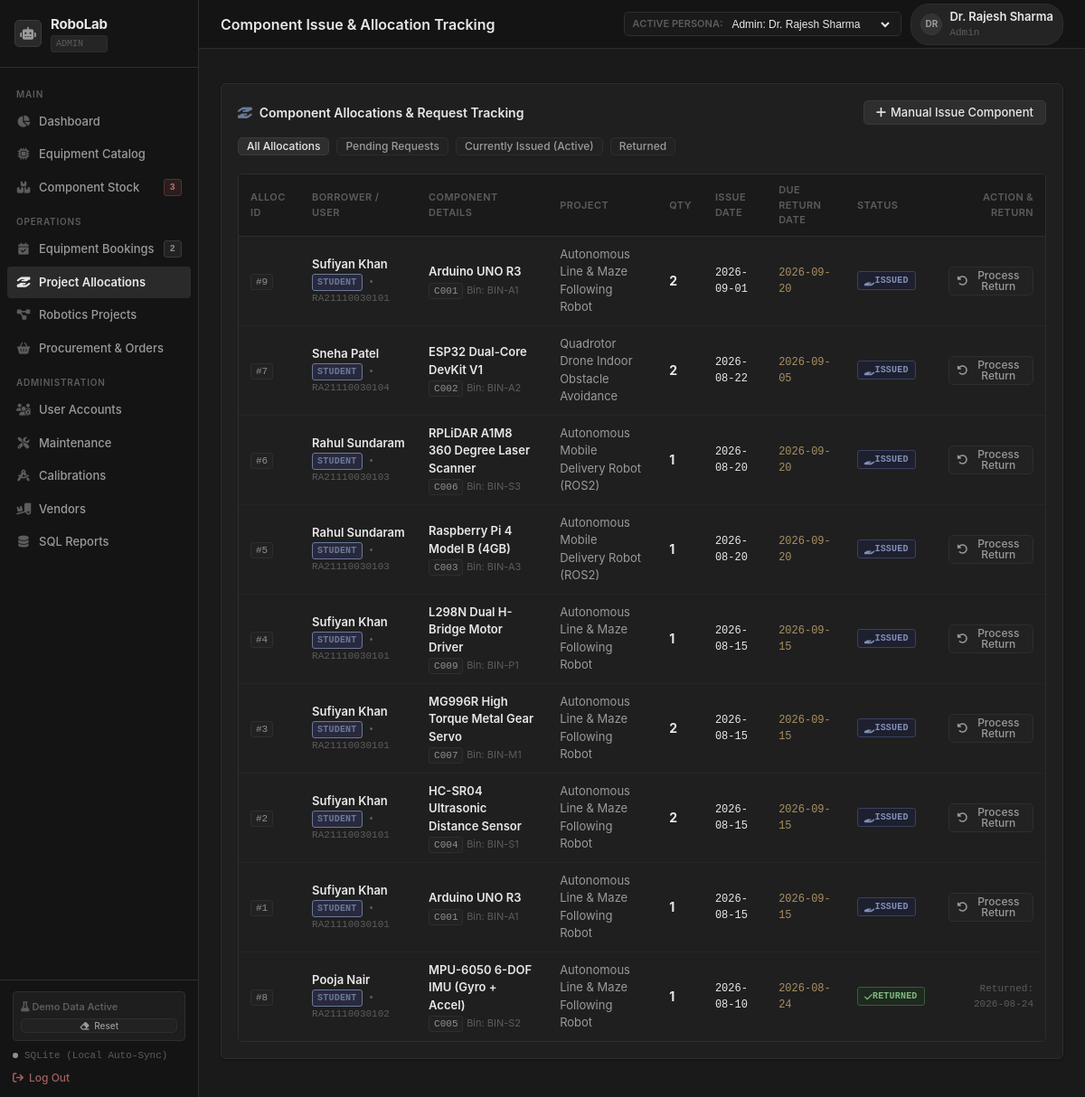
The app's page /allocations, older data.
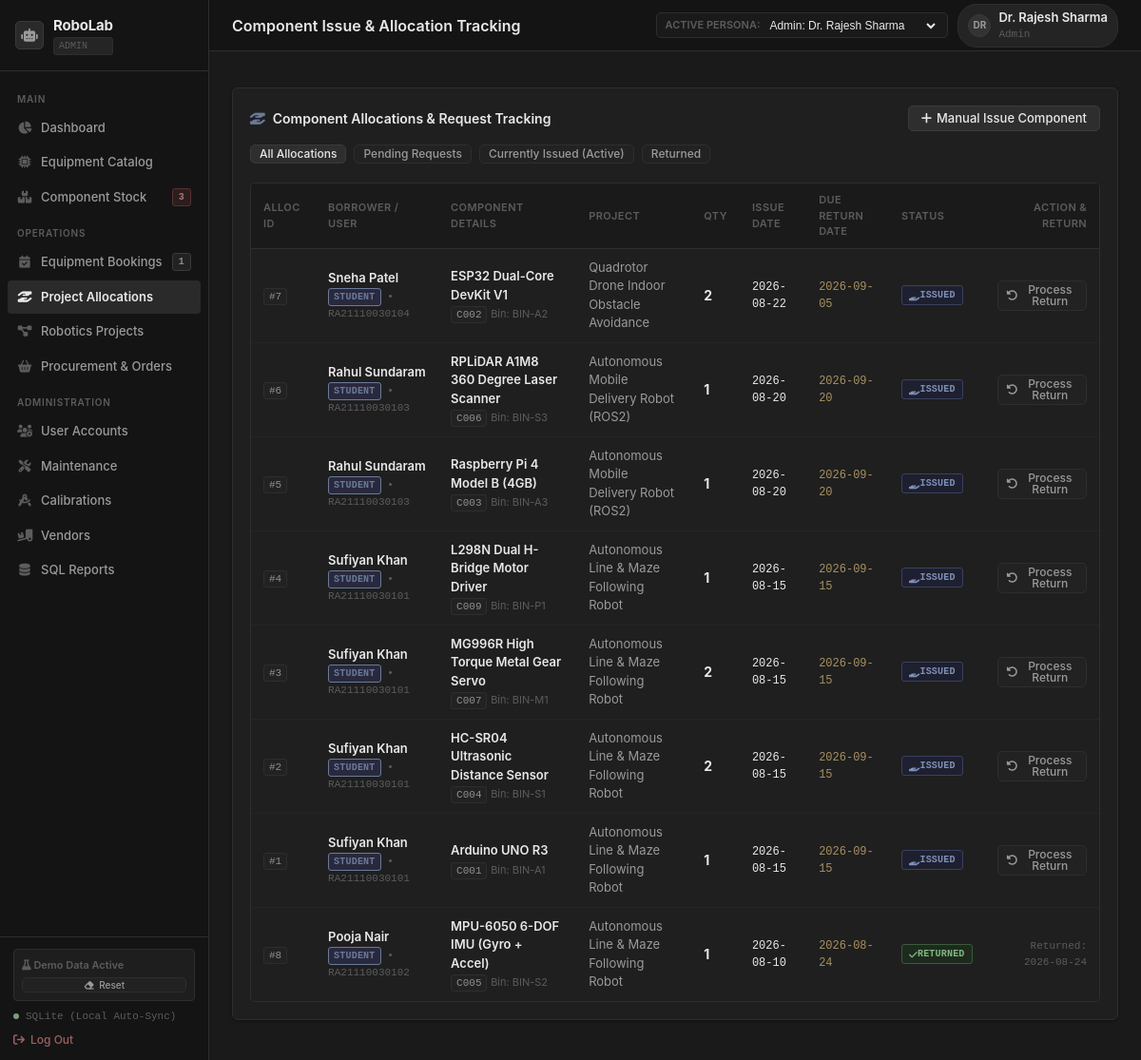
The same page, newer data.
### tables this page shows
CREATE TABLE EQUIPMENT_ALLOCATION (
    allocation_id INTEGER PRIMARY KEY AUTOINCREMENT,
    component_id TEXT NOT NULL,
    user_id INTEGER NOT NULL,
    project_id INTEGER NOT NULL,
    quantity INTEGER NOT NULL CHECK (quantity > 0),
    issue_date TEXT NOT NULL,
    expected_return_date TEXT NOT NULL,
    actual_return_date TEXT,
    status TEXT CHECK(status IN ('Issued', 'Returned', 'Partially Returned', 'Overdue', 'Lost')) DEFAULT 'Issued',
    remarks TEXT,
    created_at DATETIME DEFAULT CURRENT_TIMESTAMP,
    FOREIGN KEY (component_id) REFERENCES COMPONENTS(component_id),
    FOREIGN KEY (user_id) REFERENCES USERS(user_id),
    FOREIGN KEY (project_id) REFERENCES PROJECTS(project_id)
);

CREATE TABLE USERS (
    user_id INTEGER PRIMARY KEY AUTOINCREMENT,
    role_id INTEGER NOT NULL,
    full_name TEXT NOT NULL,
    email TEXT NOT NULL UNIQUE,
    password_hash TEXT DEFAULT 'pbkdf2:sha256:default_hash',
    roll_number TEXT UNIQUE,
    phone TEXT,
    department TEXT DEFAULT 'Robotics & Automation',
    created_at DATETIME DEFAULT CURRENT_TIMESTAMP,
    FOREIGN KEY (role_id) REFERENCES ROLES(role_id)
);

CREATE TABLE ROLES (
    role_id INTEGER PRIMARY KEY AUTOINCREMENT,
    role_name TEXT NOT NULL UNIQUE,
    description TEXT,
    created_at DATETIME DEFAULT CURRENT_TIMESTAMP
);

CREATE TABLE COMPONENTS (
    component_id TEXT PRIMARY KEY,
    component_name TEXT NOT NULL,
    category_id INTEGER NOT NULL,
    total_quantity INTEGER NOT NULL CHECK (total_quantity >= 0),
    available_quantity INTEGER NOT NULL CHECK (available_quantity >= 0),
    minimum_stock INTEGER NOT NULL DEFAULT 5 CHECK (minimum_stock >= 0),
    unit_cost REAL DEFAULT 0.00 CHECK (unit_cost >= 0),
    storage_bin TEXT,
    specifications TEXT,
    created_at DATETIME DEFAULT CURRENT_TIMESTAMP,
    FOREIGN KEY (category_id) REFERENCES COMPONENT_CATEGORIES(category_id)
);

### app.py (the view)
@app.route('/allocations')
@login_required
def allocations_list():
    status_filter = request.args.get('status', '')
    user = get_current_user()
    sql = """
        SELECT ea.*, c.component_name, c.storage_bin, u.full_name AS student_name, u.roll_number,
               COALESCE(p.project_name, 'Independent Lab Activity') AS project_name,
               r.role_name AS user_role
        FROM EQUIPMENT_ALLOCATION ea
        JOIN COMPONENTS c ON ea.component_id = c.component_id
        JOIN USERS u ON ea.user_id = u.user_id
        JOIN ROLES r ON u.role_id = r.role_id
        LEFT JOIN PROJECTS p ON ea.project_id = p.project_id
        WHERE 1=1
    """
    params = []
    if user and user['role_name'] == 'Student':
        sql += " AND ea.user_id = %s"
        params.append(user['user_id'])
    elif user and user['role_name'] == 'Faculty':
        sql += " AND (ea.user_id = %s OR p.guide_faculty_id = %s)"
        params.append(user['user_id'])
        params.append(user['user_id'])
    if status_filter:
        sql += " AND ea.status = %s"
        params.append(status_filter)
    sql += """ ORDER BY
        CASE WHEN ea.status = 'Requested' THEN 1 WHEN ea.status = 'Issued' THEN 2 ELSE 3 END ASC,
        CASE WHEN r.role_name = 'Faculty' THEN 1 WHEN r.role_name = 'Student' THEN 2 ELSE 3 END ASC,
        ea.allocation_id DESC"""
    allocations = query_db(sql, params)
    components = query_db("SELECT component_id, component_name, available_quantity FROM COMPONENTS WHERE available_quantity > 0 ORDER BY component_name ASC")
    recipients = query_db("""
        SELECT u.user_id, u.full_name, u.roll_number, r.role_name
        FROM USERS u
        JOIN ROLES r ON u.role_id = r.role_id
        WHERE r.role_name IN ('Faculty', 'Student')
        ORDER BY CASE r.role_name WHEN 'Faculty' THEN 1 ELSE 2 END, u.full_name ASC
    """)
    projects = query_db("SELECT project_id, project_name FROM PROJECTS WHERE status = 'Active' ORDER BY project_name ASC")
    return render_template('allocations.html', allocations=allocations, components=components,
                           students=recipients, recipients=recipients, projects=projects, selected_status=status_filter)

### app.py (called while the page is built)
def get_current_user():
    user_id = session.get('user_id')
    if not user_id:
        return None
    user = query_db("""
        SELECT u.*, r.role_name
        FROM USERS u
        JOIN ROLES r ON u.role_id = r.role_id
        WHERE u.user_id = %s
    """, [user_id], one=True)
    return user

def login_required(f):
    @wraps(f)
    def decorated_function(*args, **kwargs):
        if 'user_id' not in session:
            first_user = query_db("SELECT u.user_id, r.role_name, u.full_name FROM USERS u JOIN ROLES r ON u.role_id = r.role_id ORDER BY u.user_id ASC LIMIT 1", one=True)
            if first_user:
                session['user_id'] = first_user['user_id']
                session['role_name'] = first_user['role_name']
                session['full_name'] = first_user['full_name']
            else:
                session['user_id'] = 1
                session['role_name'] = 'Admin'
        return f(*args, **kwargs)
    return decorated_function

### db.py (called while the page is built)
def is_using_sqlite():
    global _USING_SQLITE
    return _USING_SQLITE

### templates/allocations.html (shortened to what the changed rows need)
{% extends "layout.html" %}
{% block page_title %}Component Issue &amp; Allocation Tracking{% endblock %}
{% block content %}
<div class="card-section">
    <div class="table-container">
        <table class="table-modern">
            <thead>
                <tr>
                    <th>Alloc ID</th>
                    <th>Borrower / User</th>
                    <th>Component Details</th>
                    <th>Project</th>
                    <th>Qty</th>
                    <th>Issue Date</th>
                    <th>Due Return Date</th>
                    <th>Status</th>
                    <th style="text-align: right;">Action &amp; Return</th>
                </tr>
            </thead>
            <tbody>
                {% for a in allocations %}
                <tr>
                    <td><span class="code-pill">#{{ a.allocation_id }}</span></td>
                    <td>
                        <div style="font-weight: 600;">{{ a.student_name }}</div>
                        <div style="font-size: 11px; color: var(--text-muted); font-family: var(--font-mono);">
                            <span class="badge" style="padding: 1px 5px; font-size: 10px; background: rgba(99, 102, 241, 0.15); color: var(--accent-primary);">{{ a.user_role or 'User' }}</span>
                            {% if a.roll_number %}&bull; {{ a.roll_number }}{% endif %}
                        </div>
                    </td>
                    <td>
                        <div style="font-weight: 600;">{{ a.component_name }}</div>
                        <span class="code-pill" style="font-size: 11px;">{{ a.component_id }}</span>
                        {% if a.storage_bin %}
                        <span style="font-size: 11px; color: var(--text-muted);">Bin: {{ a.storage_bin }}</span>
                        {% endif %}
                    </td>
                    <td style="color: var(--text-secondary); max-width: 180px;">{{ a.project_name }}</td>
                    <td style="font-weight: 700; font-size: 14px;">{{ a.quantity }}</td>
                    <td style="font-family: var(--font-mono); font-size: 12px;">{{ a.issue_date }}</td>
                    <td style="font-family: var(--font-mono); font-size: 12px; color: var(--accent-amber);">
                        {{ a.expected_return_date }}
                    </td>
                    <td>
                        {% if a.status == 'Requested' %}
                            <span class="badge badge-pending"><i class="fa-regular fa-clock"></i> Requested</span>
                        {% elif a.status == 'Issued' %}
                            <span class="badge badge-issued"><i class="fa-solid fa-hand-holding"></i> Issued</span>
                        {% elif a.status == 'Returned' %}
                            <span class="badge badge-available"><i class="fa-solid fa-check"></i> Returned</span>
                        {% elif a.status == 'Rejected' %}
                            <span class="badge badge-overdue" style="background: rgba(239, 68, 68, 0.15); color: var(--accent-rose); border: 1px solid rgba(239, 68, 68, 0.3);"><i class="fa-solid fa-xmark"></i> Rejected</span>
                        {% else %}
                            <span class="badge badge-{{ a.status.lower() }}">{{ a.status }}</span>
                        {% endif %}
                    </td>
                    <td style="text-align: right;">
                        {% if not current_user or current_user.role_name in ['Admin', 'Lab Technician'] %}
                            {% if a.status == 'Requested' %}
                                <div style="display: inline-flex; gap: 6px;">
                                    <form method="POST" action="{{ url_for('allocation_approve', allocation_id=a.allocation_id) }}" style="display: inline-block;">
                                        <button type="submit" class="btn btn-primary btn-sm" style="padding: 2px 8px; font-size: 11px;" title="Approve request and decrement available stock">
                                            <i class="fa-solid fa-check"></i> Approve
                                        </button>
                                    </form>
                                    <form method="POST" action="{{ url_for('allocation_reject', allocation_id=a.allocation_id) }}" style="display: inline-block;" onsubmit="return confirm('Reject this component request?');">
                                        <button type="submit" class="btn btn-secondary btn-sm" style="padding: 2px 8px; font-size: 11px; color: var(--accent-rose);" title="Decline request">
                                            <i class="fa-solid fa-xmark"></i> Reject
                                        </button>
                                    </form>
                                </div>
                            {% elif a.status == 'Issued' %}
                                <button class="btn btn-secondary btn-sm" onclick="openReturnModal('{{ a.allocation_id }}', '{{ a.component_name }}', '{{ a.quantity }}')">
                                    <i class="fa-solid fa-rotate-left"></i>
                                    <span>Process Return</span>
                                </button>
                            {% elif a.status == 'Returned' %}
                                <div style="font-size: 11px; color: var(--text-muted); font-family: var(--font-mono);">
                                    Returned: {{ a.actual_return_date or 'Yes' }}
                                </div>
                            {% else %}
                                <div style="font-size: 11px; color: var(--text-muted);">
                                    {{ a.remarks or 'Closed' }}
                                </div>
                            {% endif %}
                        {% endif %}
                    </td>
                </tr>
                {% else %}
                <tr>
                    <td colspan="9" style="text-align: center; color: var(--text-muted); padding: 30px;">
                        No allocation records found.
                    </td>
                </tr>
                {% endfor %}
            </tbody>
        </table>
    </div>
</div>
{% endblock %}

### templates/layout.html (shortened to what the changed rows need)
<!DOCTYPE html>
<html lang="en">
<head>
    <link rel="stylesheet" href="{{ url_for('static', filename='css/fontawesome.min.css') }}">
    <link rel="stylesheet" href="{{ url_for('static', filename='css/style.css') }}">
</head>
<body>
    <div class="app-container">
        <aside class="sidebar">
            <ul class="nav-menu">
                <li class="nav-item">
                    <a href="{{ url_for('bookings_list') }}" class="nav-link {% if request.endpoint == 'bookings_list' %}active{% endif %}">
                        <i class="fa-solid fa-calendar-check"></i>
                        <span>{% if current_user and current_user.role_name in ['Student', 'Faculty'] %}My Slot Bookings{% else %}Equipment Bookings{% endif %}</span>
                        {% if pending_bookings_count > 0 and (not current_user or current_user.role_name in ['Admin', 'Lab Technician']) %}
                            <span class="badge badge-pending" style="margin-left: auto; padding: 1px 6px; font-size: 10px;">{{ pending_bookings_count }}</span>
                        {% endif %}
                    </a>
                </li>
            </ul>
        </aside>
        <div class="main-wrapper">
            <header class="topbar">
                <div class="page-title-group">
                    <h1>{% block page_title %}Robotics Laboratory Management System{% endblock %}</h1>
                </div>
            </header>
            <main class="content-body">
                {% block content %}{% endblock %}
            </main>
        </div>
    </div>
</body>
</html>

Row changes from the older to the newer data that the page shows:
removed EQUIPMENT_ALLOCATION: allocation_id "9", student_name "Sufiyan Khan", role_name "STUDENT", roll_number "RA21110030101", component_name "Arduino UNO R3", component_id "C001", storage_bin "BIN-A1", project_name "Autonomous Line & Maze Following Robot", quantity "2", issue_date "2026-09-01", expected_return_date "2026-09-20", status "Issued" (drawn)
Text that changed along with them:
{{ pending_bookings_count }}: "2" → "1"
